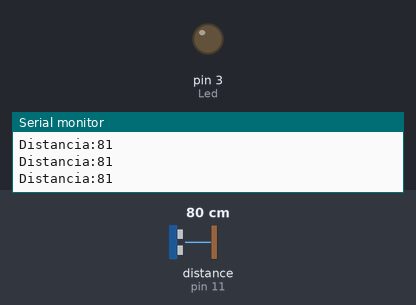
The sketch below on a simulated Arduino Uno, built with avr-gcc and run on an emulated ATmega328P. Shown: output pins drawn as LEDs (lit = HIGH), the last lines printed to the serial monitor. Wiring (inferred from the names in the program): ultrasonic range finder: trigger pin 13; echo pin 11. The test bench sets the inputs (shaded band); at power-on: distance to the obstacle (sensor on pin 11) 80 cm. The echo pulse lasts 58.3 µs per cm; pins used as bus, display or sensor lines are not drawn.

Above: at 1.2 s.
1.3 s: distance to the obstacle (sensor on pin 11) set to 17 cm
2.8 s: distance to the obstacle (sensor on pin 11) set to 14 cm
At 4.0 s:
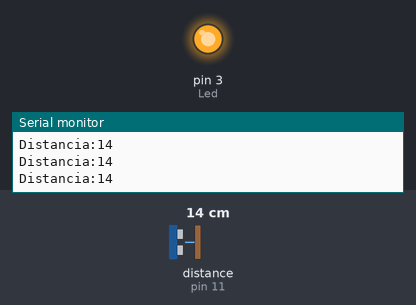
4.3 s: distance to the obstacle (sensor on pin 11) set to 18 cm
At 5.3 s:
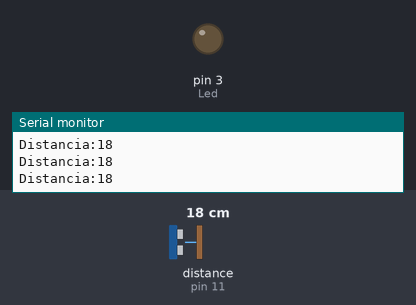
7.3 s: distance to the obstacle (sensor on pin 11) set to 12 cm
At 8.8 s:
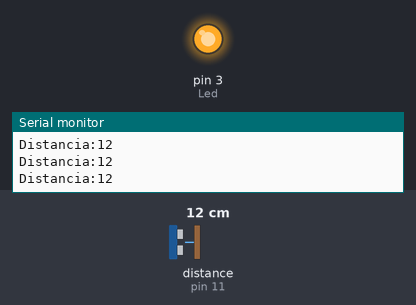
Timing chart, 0 to 9.8 s (numbered marks = the images above; inputs shaded):
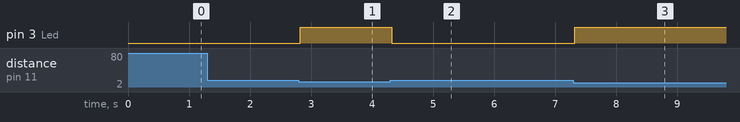

Measured:
- the behaviour switches between 16 and 15 cm on distance to the obstacle (sensor on pin 11) (found by bisection; images 0 and 1)
- after the input at 2.8 s, pin 3 (Led): LOW → HIGH at once
- after the input at 4.3 s, pin 3 (Led): HIGH → LOW at once
- after the input at 7.3 s, pin 3 (Led): LOW → HIGH at once

The sketch:

Teste_Ultra.ino
```cpp
int Trig = 13;
int Echo = 11;
int Led = 3;
long duracao;
long dist;

void setup()
{
  pinMode(Trig, OUTPUT);
  pinMode(Echo, INPUT);
  pinMode(Led, OUTPUT);
  Serial.begin(9600);
}
void loop()
{
  digitalWrite(Trig, LOW);
  delayMicroseconds(2);
  digitalWrite(Trig, HIGH);
  delayMicroseconds(10);
  digitalWrite(Trig, LOW);

  duracao = pulseIn(Echo, HIGH);

  dist = duracao / 57.2;

  Serial.print("Distancia:");
  Serial.println(dist);

  if(dist > 15)digitalWrite(Led, LOW);

  if(dist < 15)digitalWrite(Led, HIGH);
}
```
